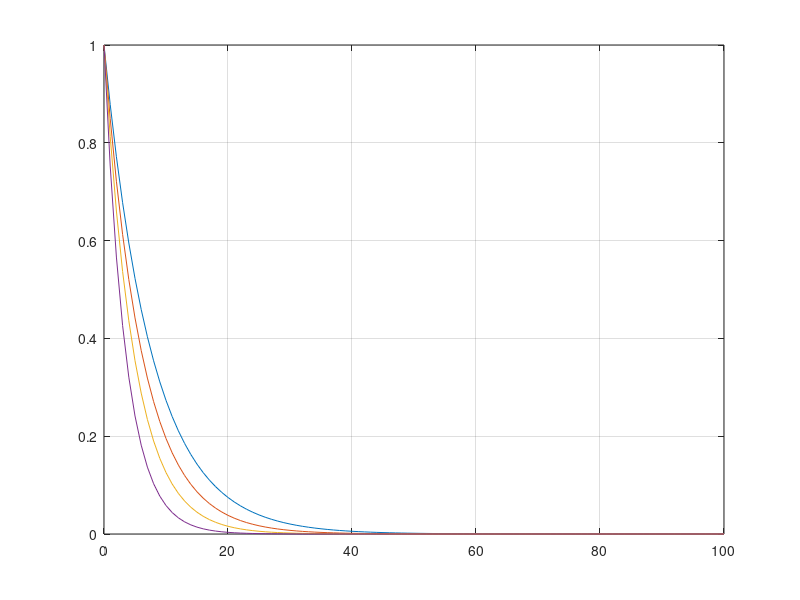

Source code (MATLAB):
%% Data
%**************************************************************************%
addpath(genpath('/Users/govinda/Desktop/spring2016'))
%reading data
SC = dlmread('./NKI_Rockland/1334913_DTI_connectivity_matrix_file.txt');
FC = dlmread('./NKI_Rockland/1334913_fcMRI_noGSR_connectivity_matrix_file.txt');
coordsSC = dlmread('./NKI_Rockland/1334913_DTI_region_xyz_centers_file.txt');
coordsFC = dlmread('./NKI_Rockland/1334913_fcMRI_noGSR_region_xyz_centers_file.txt');
%**************************************************************************%
%% exp(-lambda*t) vs (t, lambda)
WSC = SC;
DSC = diag(sum(WSC));
LSC = DSC\(DSC - WSC);
[USC,Lambda] = eig(LSC);

t = [0:100];
d = sort(diag(Lambda));
ExpLambda = (exp((-1)*d(2:5)*t));
plot(t,ExpLambda)
grid on

%% Observations
%{
1. scale corresponding to \inf is 50
%}